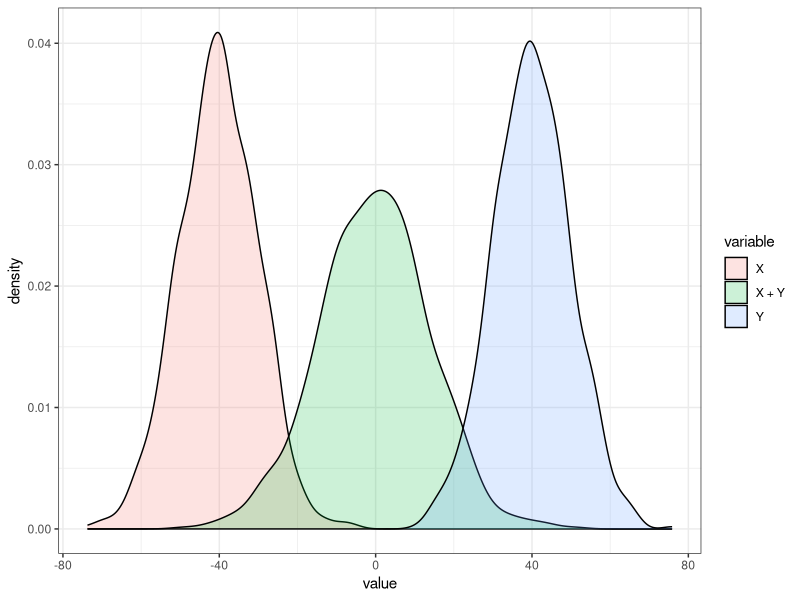

This chart was generated by the following R code:
## ---- chunk 1
library(tidyverse)
set.seed(42)

X <- rnorm(1000, mean = -40, sd = 10)
Y <- rnorm(1000, mean = 40, sd = 10)
## ---- chunk 2
distb_df <- tibble(X, Y)

head(distb_df) %>% knitr::kable()
## ---- chunk 3
distb_df <- distb_df %>% 
            mutate(id = 1:nrow(distb_df),
                   `X + Y` = X + Y)
## ---- chunk 4
distb_df %>% 
  summarize_at(vars(X, Y, `X + Y`), list(mean = mean, sd = sd))
## ---- chunk 5
mean(distb_df$`X + Y`) == sum(mean(distb_df$X), mean(distb_df$Y))
## ---- chunk 6
round(mean(distb_df$`X + Y`), 7) == round(sum(mean(distb_df$X),
                                              mean(distb_df$Y)),
                                          7)
## ---- chunk 7
sd(distb_df$`X + Y`)
sqrt(sum(sd(distb_df$X)^2, sd(distb_df$Y)^2))
## ---- chunk 8
distb_df %>% 
  gather(variable, value, -id) %>% 
  ggplot(aes(x = value, fill = variable)) +
  geom_density(alpha = 0.2) +
  theme_bw()
